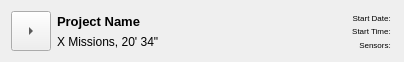
<?xml version="1.0" encoding="UTF-8"?>
<ui version="4.0">
 <class>ProjectWidget</class>
 <widget class="QWidget" name="ProjectWidget">
  <property name="geometry">
   <rect>
    <x>0</x>
    <y>0</y>
    <width>404</width>
    <height>62</height>
   </rect>
  </property>
  <property name="windowTitle">
   <string>ProjectWidget</string>
  </property>
  <layout class="QHBoxLayout" name="horizontalLayout">
   <item>
    <widget class="QToolButton" name="loadButton">
     <property name="minimumSize">
      <size>
       <width>40</width>
       <height>40</height>
      </size>
     </property>
     <property name="maximumSize">
      <size>
       <width>40</width>
       <height>40</height>
      </size>
     </property>
     <property name="text">
      <string>...</string>
     </property>
     <property name="iconSize">
      <size>
       <width>20</width>
       <height>20</height>
      </size>
     </property>
     <property name="autoRaise">
      <bool>false</bool>
     </property>
     <property name="arrowType">
      <enum>Qt::RightArrow</enum>
     </property>
    </widget>
   </item>
   <item>
    <layout class="QVBoxLayout" name="verticalLayout">
     <property name="spacing">
      <number>1</number>
     </property>
     <item>
      <widget class="QLabel" name="name">
       <property name="font">
        <font>
         <family>MS Shell Dlg 2</family>
         <pointsize>10</pointsize>
         <weight>75</weight>
         <italic>false</italic>
         <bold>true</bold>
        </font>
       </property>
       <property name="styleSheet">
        <string notr="true"/>
       </property>
       <property name="text">
        <string>Project Name</string>
       </property>
      </widget>
     </item>
     <item>
      <widget class="QLabel" name="label_missionCount">
       <property name="text">
        <string>X Missions, 20' 34&quot;</string>
       </property>
      </widget>
     </item>
    </layout>
   </item>
   <item>
    <layout class="QVBoxLayout" name="verticalLayout_2">
     <property name="spacing">
      <number>1</number>
     </property>
     <item>
      <widget class="QLabel" name="label_date">
       <property name="font">
        <font>
         <pointsize>6</pointsize>
        </font>
       </property>
       <property name="text">
        <string>Start Date: </string>
       </property>
       <property name="alignment">
        <set>Qt::AlignRight|Qt::AlignTrailing|Qt::AlignVCenter</set>
       </property>
      </widget>
     </item>
     <item>
      <widget class="QLabel" name="label_time">
       <property name="font">
        <font>
         <pointsize>6</pointsize>
        </font>
       </property>
       <property name="text">
        <string>Start Time: </string>
       </property>
       <property name="alignment">
        <set>Qt::AlignRight|Qt::AlignTrailing|Qt::AlignVCenter</set>
       </property>
      </widget>
     </item>
     <item>
      <widget class="QLabel" name="label_sensors">
       <property name="font">
        <font>
         <pointsize>6</pointsize>
        </font>
       </property>
       <property name="text">
        <string>Sensors: </string>
       </property>
       <property name="alignment">
        <set>Qt::AlignRight|Qt::AlignTrailing|Qt::AlignVCenter</set>
       </property>
      </widget>
     </item>
    </layout>
   </item>
  </layout>
 </widget>
 <resources/>
 <connections/>
</ui>
